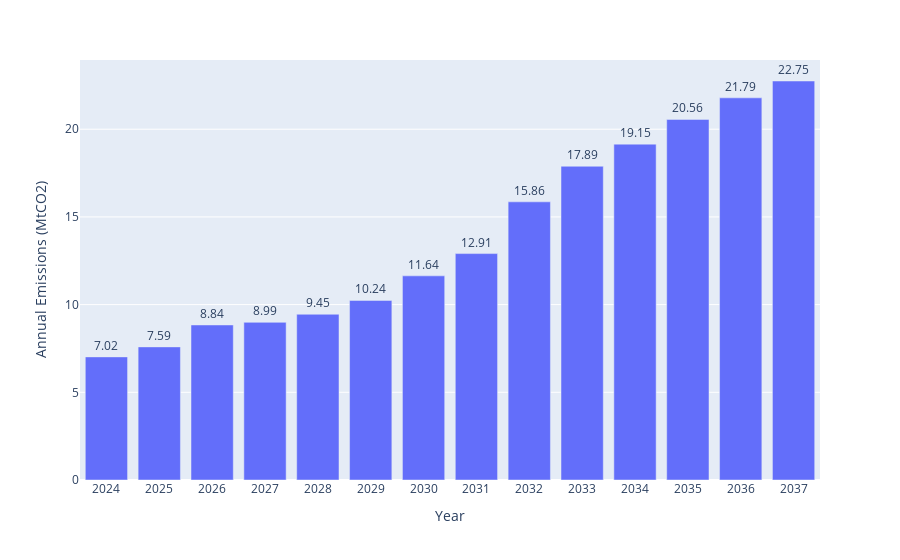

The code cell stored with this chart in its notebook:
### Code cell
em_xm = pd.read_csv(emissions)
sce.annual_emmissions(em_xm, 'PERIOD', 'AnnualEmissions_tCO2_per_yr')

### Figure 1 — Plotly figure (JSON) as saved in the notebook; plotly's stock layout.template omitted (floating-point values rounded to 4 significant figures)
{"data": [{"alignmentgroup": "True", "hovertemplate": "Year=%{x}<br>Annual Emissions (MtCO2)=%{text}<extra></extra>", "legendgroup": "", "marker": {"color": "#636efa", "pattern": {"shape": ""}}, "name": "", "offsetgroup": "", "orientation": "v", "showlegend": false, "text": [7.02, 7.59, 8.84, 8.99, 9.45, 10.24, 11.64, 12.91, 15.86, 17.89, 19.15, 20.56, 21.79, 22.75], "textposition": "outside", "texttemplate": "%{text:.2f}", "type": "bar", "x": [2024, 2025, 2026, 2027, 2028, 2029, 2030, 2031, 2032, 2033, 2034, 2035, 2036, 2037], "xaxis": "x", "y": [7.02, 7.59, 8.84, 8.99, 9.45, 10.24, 11.64, 12.91, 15.86, 17.89, 19.15, 20.56, 21.79, 22.75], "yaxis": "y"}], "layout": {"barmode": "relative", "legend": {"tracegroupgap": 0}, "margin": {"t": 60}, "xaxis": {"anchor": "y", "domain": [0, 1], "tickvals": [2024, 2025, 2026, 2027, 2028, 2029, 2030, 2031, 2032, 2033, 2034, 2035, 2036, 2037], "title": {"text": "Year"}}, "yaxis": {"anchor": "x", "domain": [0, 1], "title": {"text": "Annual Emissions (MtCO2)"}}}}
